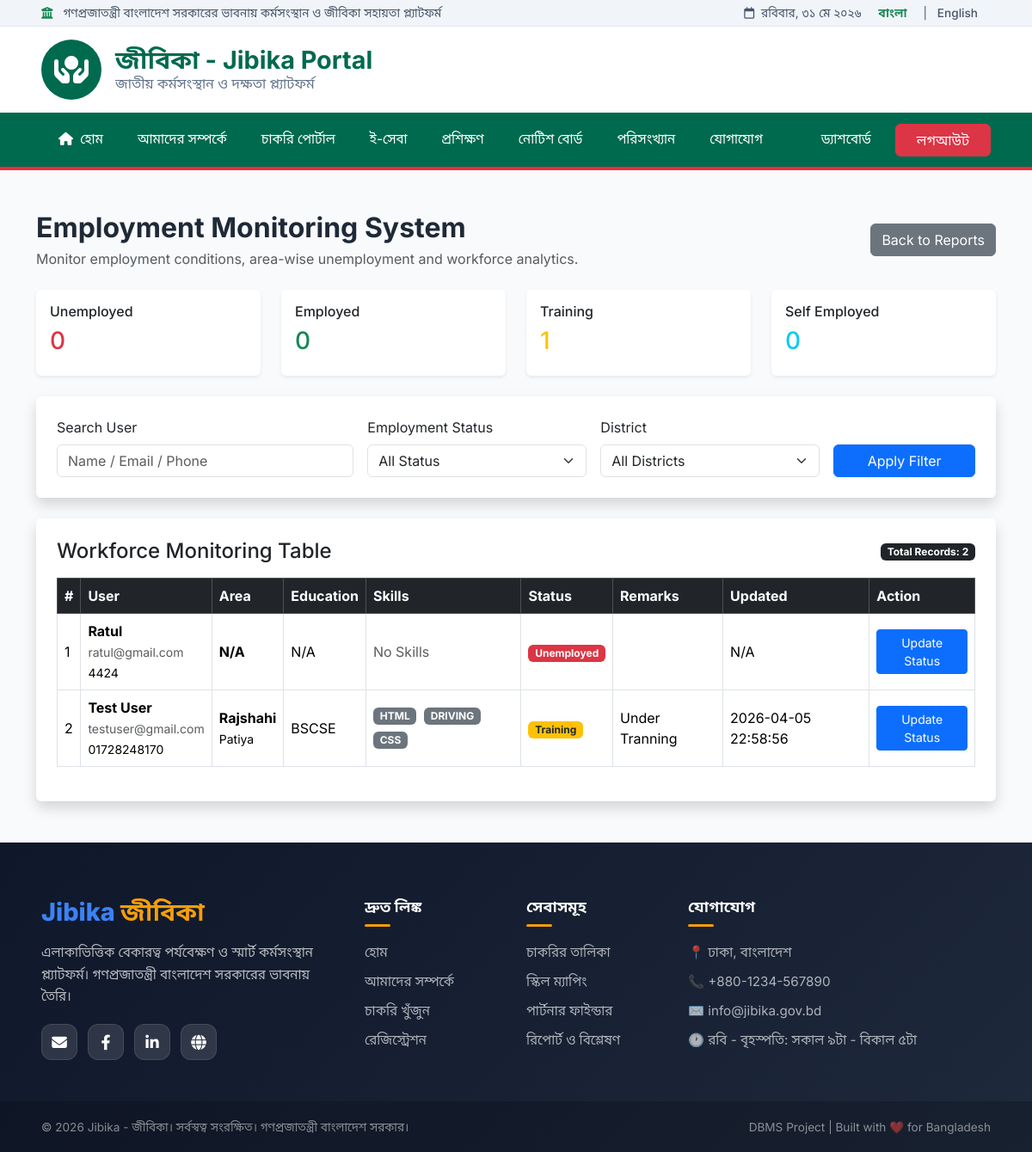
/main/admin/unemployed_details.php (signed in), run on the app's committed database.
### tables this page shows
CREATE TABLE `users` (
  `user_id` int(11) NOT NULL AUTO_INCREMENT,
  `full_name` varchar(100) DEFAULT NULL,
  `email` varchar(100) DEFAULT NULL,
  `phone` varchar(20) DEFAULT NULL,
  `password` varchar(255) DEFAULT NULL,
  `role` enum('job_seeker','employer','admin') NOT NULL,
  `created_at` timestamp NOT NULL DEFAULT current_timestamp(),
  PRIMARY KEY (`user_id`),
  UNIQUE KEY `email` (`email`)
);

CREATE TABLE `districts` (
  `district_id` int(11) NOT NULL AUTO_INCREMENT,
  `district_name` varchar(100) NOT NULL,
  PRIMARY KEY (`district_id`),
  UNIQUE KEY `district_name` (`district_name`)
);

CREATE TABLE `upazilas` (
  `upazila_id` int(11) NOT NULL AUTO_INCREMENT,
  `district_id` int(11) NOT NULL,
  `upazila_name` varchar(100) NOT NULL,
  PRIMARY KEY (`upazila_id`),
  KEY `district_id` (`district_id`),
  CONSTRAINT `upazilas_ibfk_1` FOREIGN KEY (`district_id`) REFERENCES `districts` (`district_id`) ON DELETE CASCADE
);

CREATE TABLE `job_seeker_profiles` (
  `profile_id` int(11) NOT NULL AUTO_INCREMENT,
  `user_id` int(11) NOT NULL,
  `nid` varchar(30) DEFAULT NULL,
  `district` varchar(100) DEFAULT NULL,
  `upazila` varchar(100) DEFAULT NULL,
  `education` varchar(150) DEFAULT NULL,
  `skills` text DEFAULT NULL,
  `about` text DEFAULT NULL,
  `created_at` timestamp NOT NULL DEFAULT current_timestamp(),
  `district_id` int(11) DEFAULT NULL,
  `upazila_id` int(11) DEFAULT NULL,
  `ward_id` int(11) DEFAULT NULL,
  PRIMARY KEY (`profile_id`),
  KEY `user_id` (`user_id`),
  KEY `fk_profile_district` (`district_id`),
  KEY `fk_profile_upazila` (`upazila_id`),
  KEY `fk_profile_ward` (`ward_id`),
  CONSTRAINT `fk_profile_district` FOREIGN KEY (`district_id`) REFERENCES `districts` (`district_id`) ON DELETE SET NULL,
  CONSTRAINT `fk_profile_upazila` FOREIGN KEY (`upazila_id`) REFERENCES `upazilas` (`upazila_id`) ON DELETE SET NULL,
  CONSTRAINT `fk_profile_ward` FOREIGN KEY (`ward_id`) REFERENCES `wards` (`ward_id`) ON DELETE SET NULL,
  CONSTRAINT `job_seeker_profiles_ibfk_1` FOREIGN KEY (`user_id`) REFERENCES `users` (`user_id`) ON DELETE CASCADE
);

CREATE TABLE `employment_status` (
  `status_id` int(11) NOT NULL AUTO_INCREMENT,
  `user_id` int(11) NOT NULL,
  `current_status` enum('unemployed','employed','training','self_employed') NOT NULL DEFAULT 'unemployed',
  `remarks` varchar(255) DEFAULT NULL,
  `updated_at` timestamp NOT NULL DEFAULT current_timestamp() ON UPDATE current_timestamp(),
  PRIMARY KEY (`status_id`),
  UNIQUE KEY `user_id` (`user_id`),
  CONSTRAINT `employment_status_ibfk_1` FOREIGN KEY (`user_id`) REFERENCES `users` (`user_id`) ON DELETE CASCADE
);

### main/admin/unemployed_details.php (the view, shortened to what this page needs)
<?php
include('../assets/config/db.php');
$search = isset($_GET['search'])
    ? trim($_GET['search'])
    : '';
$where = [];
$where[] = "u.role='job_seeker'";
$where_sql = implode(" AND ", $where);
$sql = "
    SELECT
        u.user_id,
        u.full_name,
        u.email,
        u.phone,
        jsp.nid,
        jsp.education,
        d.district_name,
        up.upazila_name,
        w.ward_name,
        es.current_status,
        es.remarks,
        es.updated_at
    FROM users u
    LEFT JOIN job_seeker_profiles jsp
        ON u.user_id = jsp.user_id
    LEFT JOIN employment_status es
        ON u.user_id = es.user_id
    LEFT JOIN districts d
        ON jsp.district_id = d.district_id
    LEFT JOIN upazilas up
        ON jsp.upazila_id = up.upazila_id
    LEFT JOIN wards w
        ON jsp.ward_id = w.ward_id
    WHERE $where_sql
    ORDER BY
        d.district_name ASC,
        u.full_name ASC
";
$result = $conn->query($sql);
$total_unemployed = $conn->query("
    SELECT COUNT(*) AS total
    FROM employment_status
    WHERE current_status='unemployed'
")->fetch_assoc()['total'] ?? 0;
$total_employed = $conn->query("
    SELECT COUNT(*) AS total
    FROM employment_status
    WHERE current_status='employed'
")->fetch_assoc()['total'] ?? 0;
$total_training = $conn->query("
    SELECT COUNT(*) AS total
    FROM employment_status
    WHERE current_status='training'
")->fetch_assoc()['total'] ?? 0;
$total_self_employed = $conn->query("
    SELECT COUNT(*) AS total
    FROM employment_status
    WHERE current_status='self_employed'
")->fetch_assoc()['total'] ?? 0;
?>
<?php include('../includes/header.php'); ?>
<?php include('../includes/navbar.php'); ?>
<div class="container py-5">
    <div class="d-flex justify-content-between align-items-center mb-4 flex-wrap gap-2">
        <div>
            <h2 class="mb-1 fw-bold">
                Employment Monitoring System
            </h2>
            <p class="text-muted mb-0">
                Monitor employment conditions, area-wise unemployment and workforce analytics.
            </p>
        </div>
        <a href="reports.php" class="btn btn-secondary">
            Back to Reports
        </a>
    </div>
    <div class="row g-4 mb-4">
        <div class="col-md-3">
            <div class="card shadow-sm border-0 p-3 h-100">
                <h6>Unemployed</h6>
                <h3 class="text-danger">
                    <?php echo $total_unemployed; ?>
                </h3>
            </div>
        </div>
        <div class="col-md-3">
            <div class="card shadow-sm border-0 p-3 h-100">
                <h6>Employed</h6>
                <h3 class="text-success">
                    <?php echo $total_employed; ?>
                </h3>
            </div>
        </div>
        <div class="col-md-3">
            <div class="card shadow-sm border-0 p-3 h-100">
                <h6>Training</h6>
                <h3 class="text-warning">
                    <?php echo $total_training; ?>
                </h3>
            </div>
        </div>
        <div class="col-md-3">
            <div class="card shadow-sm border-0 p-3 h-100">
                <h6>Self Employed</h6>
                <h3 class="text-info">
                    <?php echo $total_self_employed; ?>
                </h3>
            </div>
        </div>
    </div>
    <div class="card shadow border-0 p-4 mb-4">
        <form method="GET">
            <div class="row g-3 align-items-end">
                <div class="col-md-4">
                    <label class="form-label">
                        Search User
                    </label>
                    <input type="text"
                           name="search"
                           class="form-control"
                           placeholder="Name / Email / Phone"
                           value="<?php echo htmlspecialchars($search); ?>">
                </div>
                <div class="col-md-3">
                    <label class="form-label">
                        Employment Status
                    </label>
                    <select name="status" class="form-select">
                        <option value="">All Status</option>
                    </select>
                </div>
                <div class="col-md-3">
                    <label class="form-label">
                        District
                    </label>
                    <select name="district_id" class="form-select">
                        <option value="">All Districts</option>
                    </select>
                </div>
                <div class="col-md-2 d-grid">
                    <button type="submit"
                            class="btn btn-primary">
                        Apply Filter
                    </button>
                </div>
            </div>
        </form>
    </div>
    <div class="card shadow border-0 p-4">
        <div class="d-flex justify-content-between align-items-center mb-3">
            <h4 class="mb-0">
                Workforce Monitoring Table
            </h4>
            <span class="badge bg-dark">
                Total Records:
                <?php echo ($result) ? $result->num_rows : 0; ?>
            </span>
        </div>
        <?php if($result && $result->num_rows > 0): ?>
            <div class="table-responsive">
                <table class="table table-bordered table-hover align-middle">
                    <thead class="table-dark">
                        <tr>
                            <th>#</th>
                            <th>User</th>
                            <th>Area</th>
                            <th>Education</th>
                            <th>Skills</th>
                            <th>Status</th>
                            <th>Remarks</th>
                            <th>Updated</th>
                            <th>Action</th>
                        </tr>
                    </thead>
                    <tbody>
                        <?php $count = 1; ?>
                        <?php while($row = $result->fetch_assoc()): ?>
                            <?php
                            $skills_result = $conn->query("
                                SELECT skill_name
                                FROM skills
                                WHERE user_id='{$row['user_id']}'
                            ");
                            $skills = [];
                            if($skills_result && $skills_result->num_rows > 0){
                                while($skill = $skills_result->fetch_assoc()){
                                    $skills[] = $skill['skill_name'];
                                }
                            }
                            ?>
                            <tr>
                                <td>
                                    <?php echo $count++; ?>
                                </td>
                                <td>
                                    <strong>
                                        <?php echo htmlspecialchars($row['full_name']); ?>
                                    </strong>
                                    <br>
                                    <small class="text-muted">
                                        <?php echo htmlspecialchars($row['email']); ?>
                                    </small>
                                    <br>
                                    <small>
                                        <?php echo htmlspecialchars($row['phone']); ?>
                                    </small>
                                </td>
                                <td>
                                    <strong>
                                        <?php echo htmlspecialchars($row['district_name'] ?? 'N/A'); ?>
                                    </strong>
                                    <br>
                                    <small>
                                        <?php echo htmlspecialchars($row['upazila_name'] ?? ''); ?>
                                    </small>
                                </td>
                                <td>
                                    <?php echo htmlspecialchars($row['education'] ?? 'N/A'); ?>
                                </td>
                                <td>
                                    <?php
                                    if(!empty($skills)){
                                        foreach($skills as $skill){
                                            echo "
                                                <span class='badge bg-secondary me-1 mb-1'>
                                                    ".htmlspecialchars($skill)."
                                                </span>
                                            ";
                                        }
                                    } else {
                                        echo "
                                            <span class='text-muted'>
                                                No Skills
                                            </span>
                                        ";
                                    }
                                    ?>
                                </td>
                                <td>
                                    <?php
                                    $status = $row['current_status'];
                                    if($status == 'employed'){
                                        echo "<span class='badge bg-success'>Employed</span>";
                                    } elseif($status == 'training'){
                                        echo "<span class='badge bg-warning text-dark'>Training</span>";
                                    } elseif($status == 'self_employed'){
                                        echo "<span class='badge bg-info text-dark'>Self Employed</span>";
                                    } else {
                                        echo "<span class='badge bg-danger'>Unemployed</span>";
                                    }
                                    ?>
                                </td>
                                <td>
                                    <?php echo htmlspecialchars($row['remarks'] ?? ''); ?>
                                </td>
                                <td>
                                    <?php echo htmlspecialchars($row['updated_at'] ?? 'N/A'); ?>
                                </td>
                                <td>
                                    <a href="update_status.php?email=<?php echo urlencode($row['email']); ?>"
                                       class="btn btn-primary btn-sm">
                                        Update Status
                                    </a>
                                </td>
                            </tr>
                        <?php endwhile; ?>
                    </tbody>
                </table>
            </div>
        <?php else: ?>
            <div class="alert alert-warning mb-0">
                No workforce records found.
            </div>
        <?php endif; ?>
    </div>
</div>
<?php include('../includes/footer.php'); ?>

### main/assets/css/style.css (style rules this page uses)
:root { --primary: #2563EB; --primary-dark: #1E40AF; --primary-light: #3B82F6; --accent: #F59E0B; --red: #dc2626; --gold: #F59E0B; --text: #1F2937; --muted: #6b7280; --bg: #F8FAFC; --shadow: 0 10px 30px -10px rgba(37, 99, 235, .15); --shadow-hover: 0 20px 40px -10px rgba(37, 99, 235, .28); --ease: all .4s cubic-bezier(.16, 1, .3, 1) }
body { font-family: 'Inter', 'Noto Sans Bengali', sans-serif; background: var(--bg); color: var(--text); margin: 0; padding: 0; overflow-x: hidden }

### data on the page
users: full_name "Ratul", email "ratul@gmail.com", phone "4424", district_name "N/A", education "N/A", shows "No Skills", shows "Unemployed", updated_at "N/A"
users: full_name "Test User", email "testuser@gmail.com", phone "01728248170", districts.district_name "Rajshahi", upazilas.upazila_name "Patiya", job_seeker_profiles.education "BSCSE", skill "HTML", skill "DRIVING", skill "CSS", shows "Training", employment_status.remarks "Under Tranning", employment_status.updated_at "2026-04-05 22:58:56"

### other printed values
$t['gov_text'] "গণপ্রজাতন্ত্রী বাংলাদেশ সরকারের ভাবনায় কর্মসংস্থান ও জীবিকা সহায়তা প্ল্যাটফর্ম"
$t['date'] "রবিবার, ৩১ মে ২০২৬"
$t['gov_subtitle'] "জাতীয় কর্মসংস্থান ও দক্ষতা প্ল্যাটফর্ম"
$t['home'] "হোম"
$t['about'] "আমাদের সম্পর্কে"
$t['job_portal'] "চাকরি পোর্টাল"
$t['eservices'] "ই-সেবা"
$t['trainings'] "প্রশিক্ষণ"
$t['notice'] "নোটিশ বোর্ড"
$t['statistics'] "পরিসংখ্যান"
$t['contact'] "যোগাযোগ"
$t['dashboard'] "ড্যাশবোর্ড"
$t['logout'] "লগআউট"
$total_unemployed "0"
$total_employed "0"
